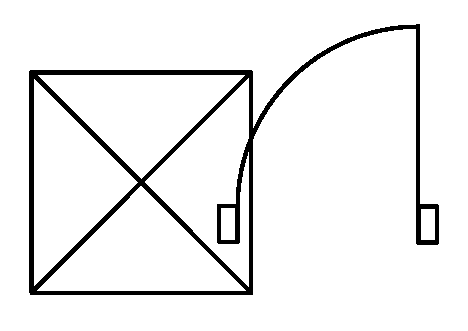
#> input picture 52.png, 468 x 331 px; the run also reads 1 picture not shown here
$ python 5.py   (Python 2 division)   (older library calls are emulated)
#> lines starting #> are read from the running program, lines starting #| are printed output that depends on the picture; after the words box and inside, x2 and y2 are one past the last pixel; in counts of white or black regions, pixels touching at a corner belong together
import cv2
import math
import numpy as np

# downscale and read image
imagem1=cv2.imread('52.png')
#> imagem1 is the input picture: shape (331, 468, 3); 93.8% white; 1 black region, box (x1, y1, x2, y2) and area: (29, 24, 439, 295) 9668
#s_img = cv2.imread("smaller_image.png")
imagem = cv2.imread("background.png")
x_offset=y_offset=300
imagem[y_offset:y_offset+imagem1.shape[0], x_offset:x_offset+imagem1.shape[1]] = imagem1
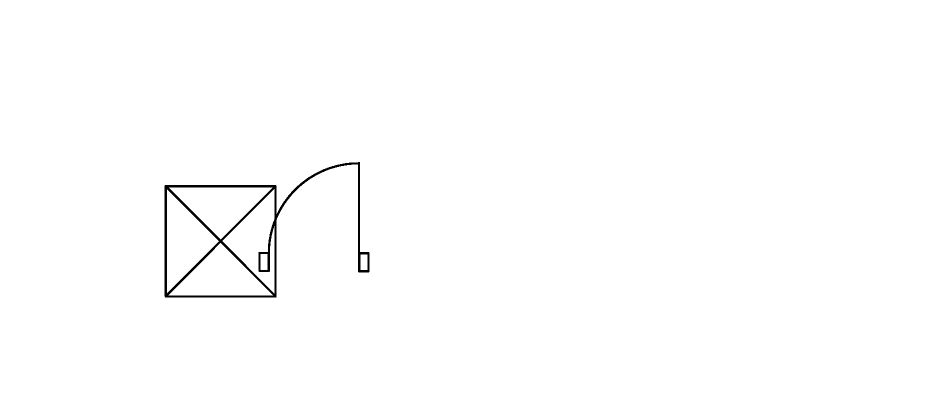
#> imagem: shape (794, 1882, 3) (shown at 1/2 size); 99.4% white; 1 black region, box (x1, y1, x2, y2) and area: (329, 324, 739, 595) 9668
imagem = cv2.bitwise_not(imagem)
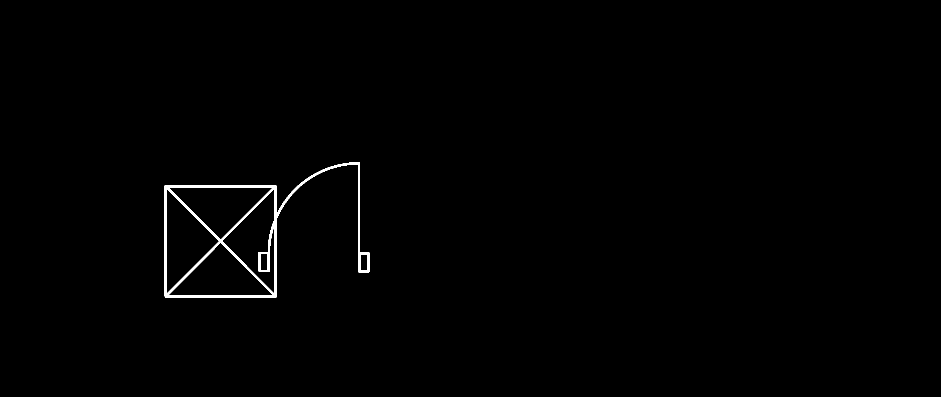
#> imagem: shape (794, 1882, 3) (shown at 1/2 size); 0.65% white; 1 white region, box (x1, y1, x2, y2) and area: (329, 324, 739, 595) 9668
#cv2.imshow("contours", imagem)
img = cv2.pyrDown(imagem)
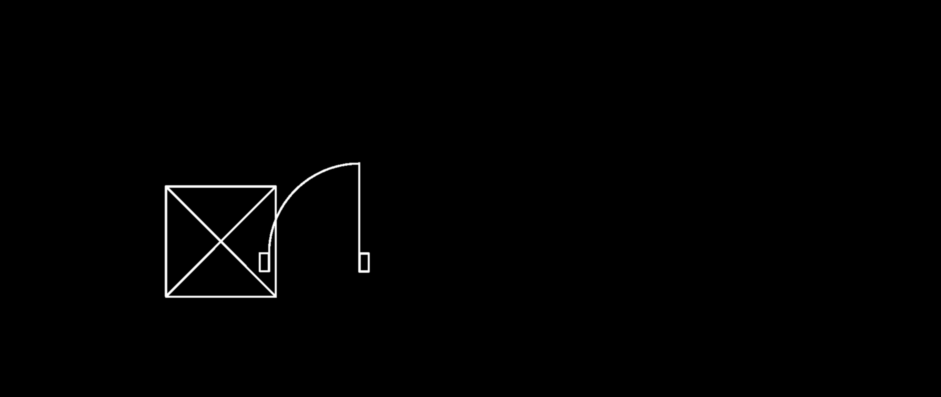
#> img: shape (397, 941, 3); min 0, max 255, mean 1.6
# threshold image
ret, threshed_img = cv2.threshold(cv2.cvtColor(img, cv2.COLOR_BGR2GRAY),
                                  127, 255, cv2.THRESH_BINARY)
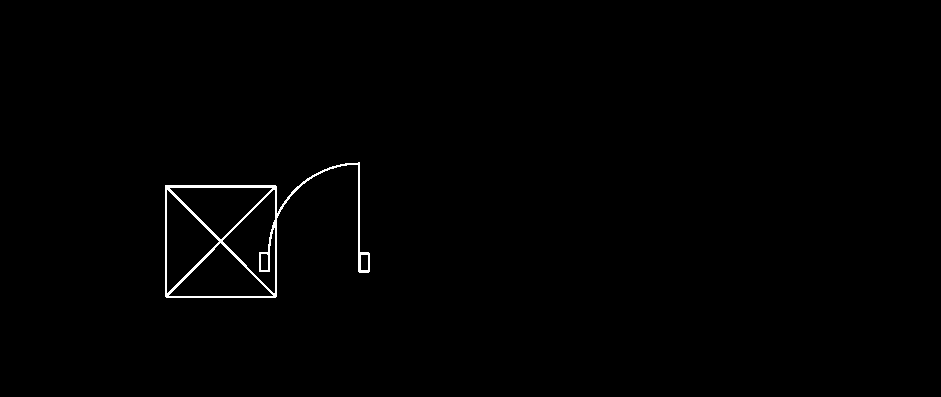
#> threshed_img: shape (397, 941); 0.67% white in thin lines or dots, all inside (x1, y1, x2, y2) = (165, 162, 370, 298)
# get contours from image
image, contours, hier = cv2.findContours(threshed_img, cv2.RETR_EXTERNAL,
                                         cv2.CHAIN_APPROX_SIMPLE)
#> contours = 1 contour; box (x1, y1, x2, y2) and area: (165, 162, 370, 298) 12892

# for each contour
#print contours
for i in range (0,len(contours)):
    print cv2.contourArea(contours[i])
#> this loop made 1 pass
#| 12891.5

sum=0
for cnt in contours:
    # get convex hull
    hull = cv2.convexHull(cnt)
    #print [hull]
    #print cv2.contourArea([hull])
    for i in range(0, len([hull])):
        print cv2.contourArea([hull][i])
        sum+=cv2.contourArea([hull][i])
    # draw it in red color
    cv2.drawContours(img, [hull], -1, (225, 225, 0), 1)
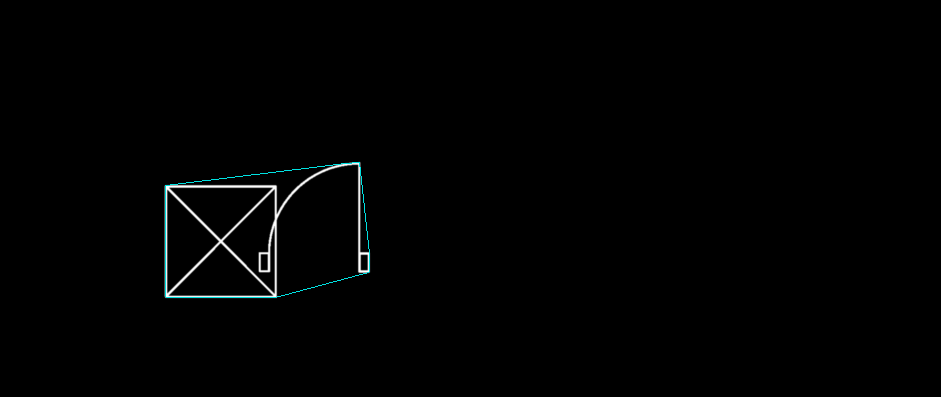
#> img: shape (397, 941, 3); 0.17% of pixels changed, all inside (x1, y1, x2, y2) = (165, 162, 370, 298)
#> after the loop, sum = 23730
print sum,"##"
#| 23730.0 ##
cv2.imshow("contours", cv2.bitwise_not(img))
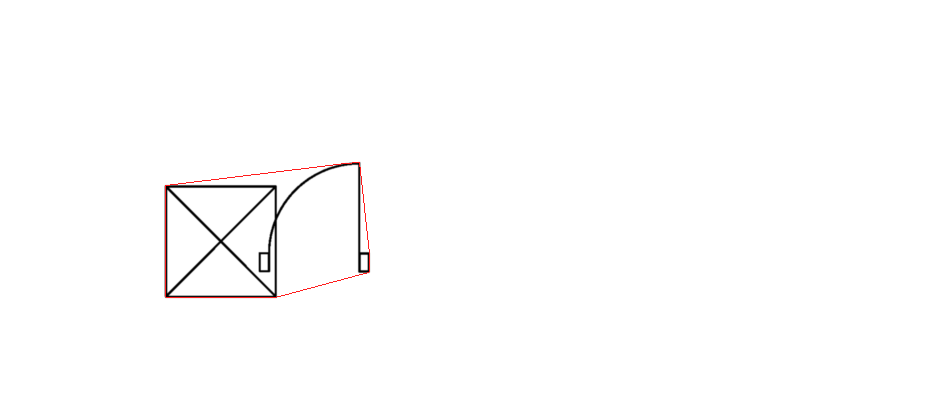
#> window 'contours': shape (397, 941, 3); mean B, G, R 253.1, 253.1, 253.5

ESC = 27
'''while True:
    keycode = cv2.waitKey(25)
    if keycode != -1:
        keycode = 0xFF
        if keycode == ESC:
            break

cv2.destroyAllWindows()'''
if cv2.waitKey(0) == 27:
#> (key Esc is pressed here)
    cv2.destroyAllWindows()
